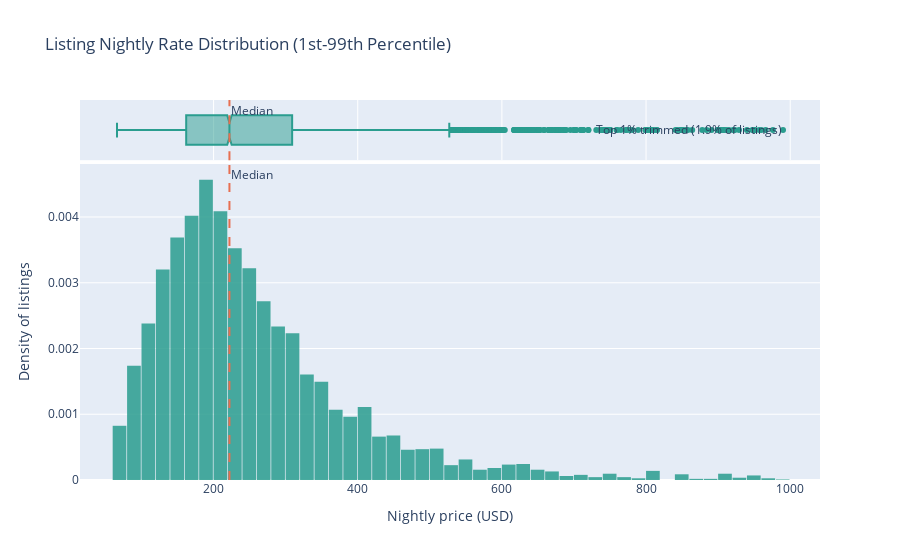

The code cell stored with this chart in its notebook:
### Code cell
# Focus the price distribution on the central mass and call out trimmed tails
price_series = listings['price'].dropna()
if price_series.empty:
    raise ValueError('Listing price column is empty after cleaning.')
p01, p99 = np.percentile(price_series, [1, 99])
price_focus = price_series[price_series.between(p01, p99)]
tail_share_pct = (1 - len(price_focus) / len(price_series)) * 100
price_focus_fig = px.histogram(
    price_focus.to_frame(name='price'),
    x='price',
    nbins=50,
    title='Listing Nightly Rate Distribution (1st-99th Percentile)',
    marginal='box',
    histnorm='probability density',
    opacity=0.85,
    color_discrete_sequence=['#2A9D8F']
 )
price_focus_fig.add_vline(
    x=price_series.median(),
    line_dash='dash',
    line_color='#E76F51',
    annotation_text='Median',
    annotation_position='top right'
)
price_focus_fig.add_annotation(
    x=p99,
    y=0.95,
    xref='x',
    yref='paper',
    text=f"Top 1% trimmed ({tail_share_pct:.1f}% of listings)",
    showarrow=False,
    font=dict(size=12),
    xanchor='right'
 )
price_focus_fig.update_layout(
    xaxis_title='Nightly price (USD)',
    yaxis_title='Density of listings',
    bargap=0.05,
    hovermode='x unified'
)
price_focus_fig

### Figure 1 — Plotly figure (JSON) as saved in the notebook; plotly's stock layout.template omitted (floating-point values rounded to 4 significant figures; data arrays with more than 128 entries replaced by an {"elided": "..."} marker saying what was removed)
{"data": [{"bingroup": "x", "histnorm": "probability density", "hovertemplate": "price=%{x}<br>probability density=%{y}<extra></extra>", "legendgroup": "", "marker": {"color": "#2A9D8F", "opacity": 0.85, "pattern": {"shape": ""}}, "name": "", "nbinsx": 50, "orientation": "v", "showlegend": false, "type": "histogram", "x": {"elided": "5760 float values"}, "xaxis": "x", "yaxis": "y"}, {"hovertemplate": "price=%{x}<extra></extra>", "legendgroup": "", "marker": {"color": "#2A9D8F"}, "name": "", "notched": true, "showlegend": false, "type": "box", "x": {"elided": "5760 float values"}, "xaxis": "x2", "yaxis": "y2"}], "layout": {"annotations": [{"showarrow": false, "text": "Median", "x": 222, "xanchor": "left", "xref": "x", "y": 1, "yanchor": "top", "yref": "y domain"}, {"showarrow": false, "text": "Median", "x": 222, "xanchor": "left", "xref": "x2", "y": 1, "yanchor": "top", "yref": "y2 domain"}, {"font": {"size": 12}, "showarrow": false, "text": "Top 1% trimmed (1.9% of listings)", "x": 991.6, "xanchor": "right", "xref": "x", "y": 0.95, "yref": "paper"}], "bargap": 0.05, "barmode": "relative", "hovermode": "x unified", "legend": {"tracegroupgap": 0}, "shapes": [{"line": {"color": "#E76F51", "dash": "dash"}, "type": "line", "x0": 222, "x1": 222, "xref": "x", "y0": 0, "y1": 1, "yref": "y domain"}, {"line": {"color": "#E76F51", "dash": "dash"}, "type": "line", "x0": 222, "x1": 222, "xref": "x2", "y0": 0, "y1": 1, "yref": "y2 domain"}], "title": {"text": "Listing Nightly Rate Distribution (1st-99th Percentile)"}, "xaxis": {"anchor": "y", "domain": [0, 1], "title": {"text": "Nightly price (USD)"}}, "xaxis2": {"anchor": "y2", "domain": [0, 1], "matches": "x", "showgrid": true, "showticklabels": false}, "yaxis": {"anchor": "x", "domain": [0, 0.8316], "title": {"text": "Density of listings"}}, "yaxis2": {"anchor": "x2", "domain": [0.8416, 1], "matches": "y2", "showgrid": false, "showline": false, "showticklabels": false, "ticks": ""}}}
